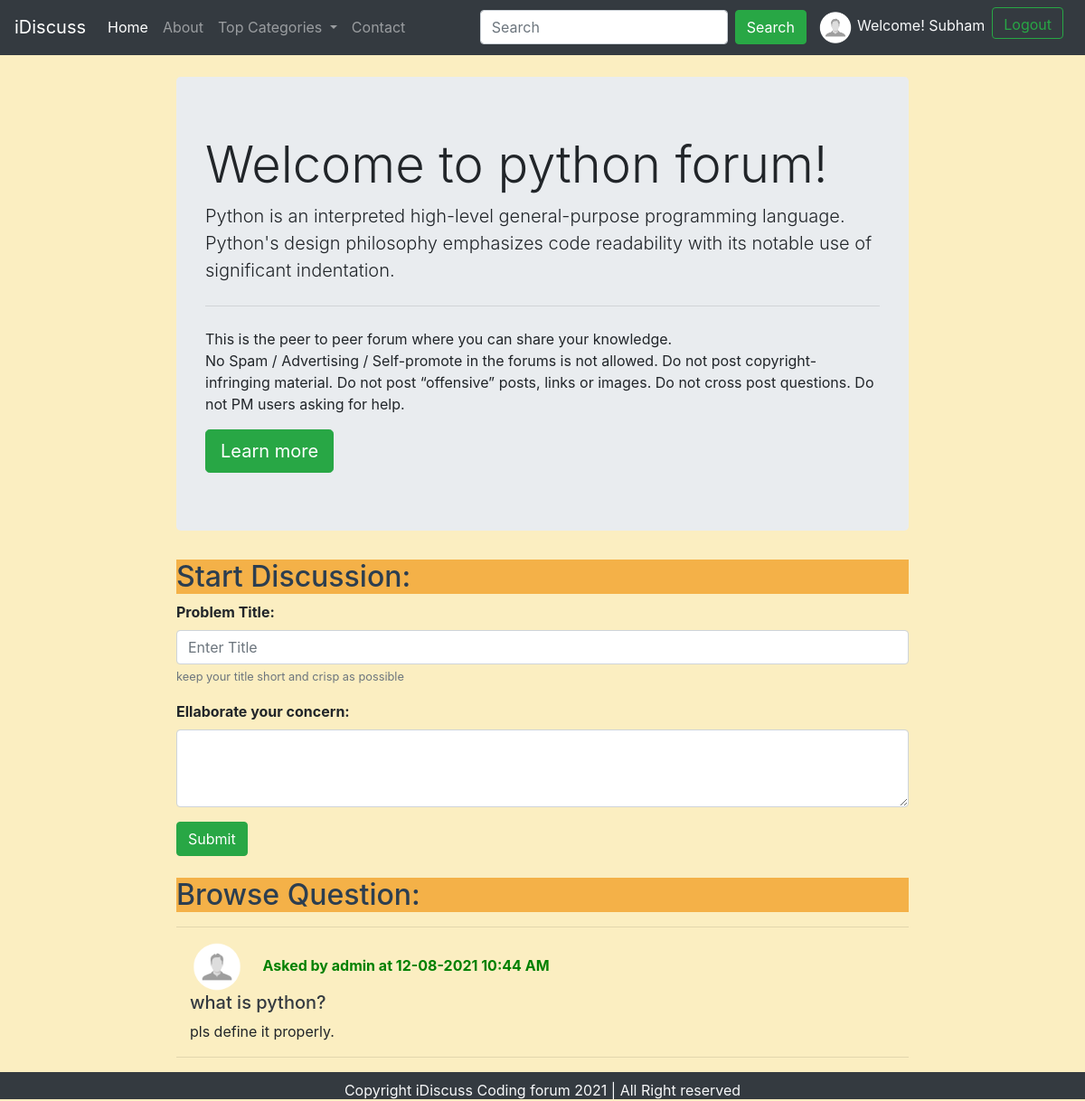
/threads.php?catid=1 (signed in), run on the app's committed database.
### tables this page shows
CREATE TABLE `categories` (
  `category_id` int(10) NOT NULL,
  `category_name` varchar(255) NOT NULL,
  `category_discription` varchar(255) NOT NULL,
  `created` datetime NOT NULL DEFAULT current_timestamp()
);

CREATE TABLE `threads` (
  `thread_id` int(7) NOT NULL,
  `thread_title` varchar(255) NOT NULL,
  `thread_desc` text NOT NULL,
  `thread_cat_id` int(7) NOT NULL,
  `thread_user_id` int(7) NOT NULL,
  `timestamp` datetime NOT NULL DEFAULT current_timestamp()
);

CREATE TABLE `users` (
  `sno` int(10) NOT NULL,
  `username` varchar(20) NOT NULL,
  `password` varchar(255) NOT NULL,
  `email` varchar(30) NOT NULL,
  `mobileNo` bigint(12) NOT NULL,
  `date` datetime NOT NULL DEFAULT current_timestamp()
);

### threads.php (the view, shortened to what this page needs)
<!doctype html>
<html lang="en">
<head>
    <link rel="stylesheet" href="https://stackpath.bootstrapcdn.com/bootstrap/4.5.0/css/bootstrap.min.css"
>
    <link rel="stylesheet" href="forum-css/style.css">
</head>
<body style="background-color: #FBEEC1;">
    <?php include 'partials/_header.php'?>
    <?php
       $id= $_GET['catid'];
       $sql="SELECT * FROM categories WHERE  category_id=$id";
       $result=mysqli_query($conn,$sql);
       while($row=mysqli_fetch_assoc($result))
       {
          $catname=$row['category_name'];
          $desc=$row['category_discription'];
       }
    ?>
     <div class="container my-4 " style="width:70%;" >
        <div class="jumbotron">
          <h1 class="display-4">Welcome to <?php echo $catname ?> forum!</h1>
          <p class="lead"> <?php echo $desc ?> <p>
          <hr class="my-4">
          <p>This is the peer to peer forum where you can share your knowledge.<br>No Spam / Advertising / Self-promote in the forums is not allowed.
            Do not post copyright-infringing material.
            Do not post “offensive” posts, links or images.
            Do not cross post questions.
            Do not PM users asking for help.
        </p>
          <a class="btn btn-success btn-lg" href="#" role="button">Learn more</a>
        </div>
             </div>
          <?php
           if (isset($_SESSION['loggedin']) && $_SESSION['loggedin']== true)
            {
             echo '<div class="container my-4 " style="width:70%;" >
               <form action=" '.$_SERVER["REQUEST_URI"].' " method="post">
              <div class="form-group">
                 <h2>Start Discussion:</h2>
                <label for="title"><b>Problem Title:</b></label>
                <input type="text" class="form-control" id="title" name="title"  aria-describedby="emailHelp" placeholder="Enter Title">
                <small id="emailHelp" class="form-text text-muted">keep your title short and crisp as possible</small>
              </div>
               <input type="hidden" name="sno" value="'.$_SESSION["sno"].'">
                <div class="form-group">
                    <label for="desc"><b>Ellaborate your concern:</b></label>
                    <textarea class="form-control" id="desc" name="desc" rows="3"></textarea>
                  </div>
              <button type="submit" class="btn btn-success">Submit</button>
           </form>
        </div>';
      }
         else{
                echo '<div class="container"  style="width:70%;">
                         <h2>Start Discussion:</h2>
                         <h5 class="font-weight-bold" style="color:red">You are not loggedin!Please login first</h5>
                      </div>';
         }
     ?>
       <div class="container"  style="width:70%;">
           <h2>Browse Question:</h2>
           <hr>
           <?php
               $id= $_GET['catid'];
               $sql="SELECT * FROM `threads` WHERE `thread_cat_id`=$id";
               $result=mysqli_query($conn,$sql);
               while($row=mysqli_fetch_assoc($result))
               {
                  $id=$row['thread_id'];
                  $title=$row['thread_title'];
                  $desc=$row['thread_desc'];
                  $thread_user_id=$row['thread_user_id'];
                   $thread_time = date_create($row['timestamp']);
                  $sql2="SELECT username FROM `users` WHERE sno= '$thread_user_id' ";
                  $result2=mysqli_query($conn,$sql2);
                  $row2=mysqli_fetch_assoc($result2);
          echo '<div class="container">
                  <img src="media/profileMan.png" width="60px" class="mr-3" alt="...">
                  <span class="font-weight-bold" style="color:green">'.'Asked by '.$row2["username"].' at '.date_format($thread_time, " d-m-Y g:i A").'</span>
                  <h5><a class="text-dark" href="threadques.php?threadid='.$id.'">'.$title.'</a></h5>
                    <p style="display:inline;">'.$desc.'</p>
                </div><hr>';
         }
 ?>
</div>
    <?php include 'partials/_footer.php'?>
</body>
</html>

### forum-css/style.css (style rules this page uses)
h2 { background-color: #F4B148; color: #2C3E50; }

### data on the page
categories: category_name "python", category_discription "Python is an interpreted high-level general-purpose programming language. Python's design philosophy emphasizes code readability with its notable use of significant indentation."
threads: users.username "admin", timestamp "12-08-2021 10:44 AM", thread_title "what is python?", thread_desc "pls define it properly."

### other printed values
$_SESSION['username'] "Subham"
